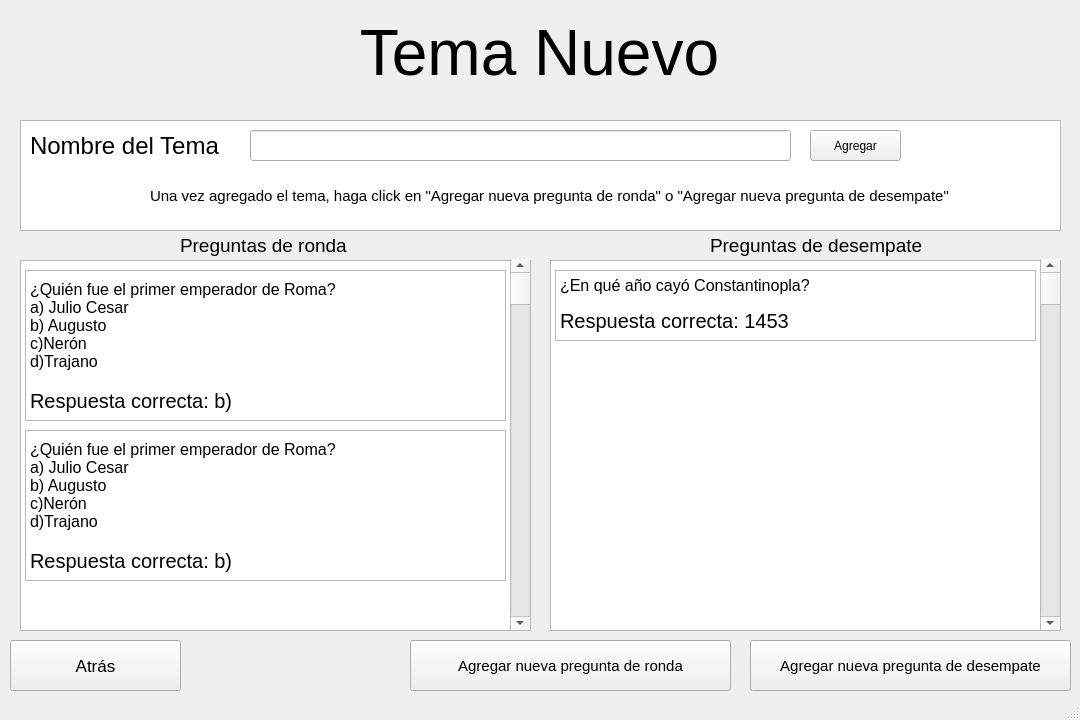
<?xml version="1.0" encoding="UTF-8"?>
<ui version="4.0">
 <class>MainWindow</class>
 <widget class="QMainWindow" name="MainWindow">
  <property name="geometry">
   <rect>
    <x>0</x>
    <y>0</y>
    <width>1080</width>
    <height>720</height>
   </rect>
  </property>
  <property name="windowTitle">
   <string>MainWindow</string>
  </property>
  <widget class="QWidget" name="centralwidget">
   <widget class="QPushButton" name="pushButton_2">
    <property name="geometry">
     <rect>
      <x>10</x>
      <y>640</y>
      <width>171</width>
      <height>51</height>
     </rect>
    </property>
    <property name="font">
     <font>
      <pointsize>13</pointsize>
     </font>
    </property>
    <property name="text">
     <string>Atrás</string>
    </property>
   </widget>
   <widget class="QWidget" name="verticalLayoutWidget_3">
    <property name="geometry">
     <rect>
      <x>9</x>
      <y>9</y>
      <width>1061</width>
      <height>91</height>
     </rect>
    </property>
    <layout class="QVBoxLayout" name="verticalLayout_3">
     <item>
      <widget class="QLabel" name="label">
       <property name="font">
        <font>
         <pointsize>9</pointsize>
        </font>
       </property>
       <property name="text">
        <string>&lt;html&gt;&lt;head/&gt;&lt;body&gt;&lt;p align=&quot;center&quot;&gt;&lt;span style=&quot; font-size:48pt;&quot;&gt;Tema Nuevo&lt;/span&gt;&lt;/p&gt;&lt;/body&gt;&lt;/html&gt;</string>
       </property>
      </widget>
     </item>
    </layout>
   </widget>
   <widget class="QListView" name="listView">
    <property name="geometry">
     <rect>
      <x>20</x>
      <y>260</y>
      <width>511</width>
      <height>371</height>
     </rect>
    </property>
   </widget>
   <widget class="QListView" name="listView_2">
    <property name="geometry">
     <rect>
      <x>20</x>
      <y>120</y>
      <width>1041</width>
      <height>111</height>
     </rect>
    </property>
   </widget>
   <widget class="QPushButton" name="pushButton_12">
    <property name="geometry">
     <rect>
      <x>410</x>
      <y>640</y>
      <width>321</width>
      <height>51</height>
     </rect>
    </property>
    <property name="font">
     <font>
      <pointsize>11</pointsize>
     </font>
    </property>
    <property name="text">
     <string>Agregar nueva pregunta de ronda</string>
    </property>
   </widget>
   <widget class="QLabel" name="label_2">
    <property name="geometry">
     <rect>
      <x>30</x>
      <y>120</y>
      <width>381</width>
      <height>51</height>
     </rect>
    </property>
    <property name="font">
     <font>
      <pointsize>18</pointsize>
     </font>
    </property>
    <property name="text">
     <string>Nombre del Tema</string>
    </property>
   </widget>
   <widget class="QLineEdit" name="lineEdit">
    <property name="geometry">
     <rect>
      <x>250</x>
      <y>130</y>
      <width>541</width>
      <height>31</height>
     </rect>
    </property>
   </widget>
   <widget class="QPushButton" name="pushButton_4">
    <property name="geometry">
     <rect>
      <x>810</x>
      <y>130</y>
      <width>91</width>
      <height>31</height>
     </rect>
    </property>
    <property name="text">
     <string>Agregar</string>
    </property>
   </widget>
   <widget class="QLabel" name="label_4">
    <property name="geometry">
     <rect>
      <x>150</x>
      <y>180</y>
      <width>801</width>
      <height>31</height>
     </rect>
    </property>
    <property name="font">
     <font>
      <pointsize>11</pointsize>
     </font>
    </property>
    <property name="text">
     <string>Una vez agregado el tema, haga click en &quot;Agregar nueva pregunta de ronda&quot; o &quot;Agregar nueva pregunta de desempate&quot;</string>
    </property>
   </widget>
   <widget class="QPushButton" name="pushButton_13">
    <property name="geometry">
     <rect>
      <x>750</x>
      <y>640</y>
      <width>321</width>
      <height>51</height>
     </rect>
    </property>
    <property name="font">
     <font>
      <pointsize>11</pointsize>
     </font>
    </property>
    <property name="text">
     <string>Agregar nueva pregunta de desempate</string>
    </property>
   </widget>
   <widget class="QScrollBar" name="verticalScrollBar">
    <property name="geometry">
     <rect>
      <x>510</x>
      <y>259</y>
      <width>20</width>
      <height>371</height>
     </rect>
    </property>
    <property name="orientation">
     <enum>Qt::Orientation::Vertical</enum>
    </property>
   </widget>
   <widget class="QLabel" name="label_3">
    <property name="geometry">
     <rect>
      <x>180</x>
      <y>230</y>
      <width>171</width>
      <height>31</height>
     </rect>
    </property>
    <property name="font">
     <font>
      <pointsize>14</pointsize>
     </font>
    </property>
    <property name="text">
     <string>Preguntas de ronda</string>
    </property>
   </widget>
   <widget class="QScrollBar" name="verticalScrollBar_2">
    <property name="geometry">
     <rect>
      <x>1040</x>
      <y>259</y>
      <width>20</width>
      <height>371</height>
     </rect>
    </property>
    <property name="orientation">
     <enum>Qt::Orientation::Vertical</enum>
    </property>
   </widget>
   <widget class="QListView" name="listView_3">
    <property name="geometry">
     <rect>
      <x>550</x>
      <y>260</y>
      <width>511</width>
      <height>371</height>
     </rect>
    </property>
   </widget>
   <widget class="QLabel" name="label_5">
    <property name="geometry">
     <rect>
      <x>710</x>
      <y>230</y>
      <width>211</width>
      <height>31</height>
     </rect>
    </property>
    <property name="font">
     <font>
      <pointsize>14</pointsize>
     </font>
    </property>
    <property name="text">
     <string>Preguntas de desempate</string>
    </property>
   </widget>
   <widget class="QListView" name="listView_4">
    <property name="geometry">
     <rect>
      <x>25</x>
      <y>270</y>
      <width>481</width>
      <height>151</height>
     </rect>
    </property>
   </widget>
   <widget class="QLabel" name="label_6">
    <property name="geometry">
     <rect>
      <x>30</x>
      <y>270</y>
      <width>471</width>
      <height>111</height>
     </rect>
    </property>
    <property name="font">
     <font>
      <pointsize>12</pointsize>
     </font>
    </property>
    <property name="text">
     <string>¿Quién fue el primer emperador de Roma?
a) Julio Cesar
b) Augusto
c)Nerón
d)Trajano</string>
    </property>
   </widget>
   <widget class="QLabel" name="label_7">
    <property name="geometry">
     <rect>
      <x>30</x>
      <y>380</y>
      <width>201</width>
      <height>41</height>
     </rect>
    </property>
    <property name="font">
     <font>
      <pointsize>15</pointsize>
     </font>
    </property>
    <property name="text">
     <string>Respuesta correcta: b)</string>
    </property>
   </widget>
   <widget class="QListView" name="listView_5">
    <property name="geometry">
     <rect>
      <x>25</x>
      <y>430</y>
      <width>481</width>
      <height>151</height>
     </rect>
    </property>
   </widget>
   <widget class="QLabel" name="label_8">
    <property name="geometry">
     <rect>
      <x>30</x>
      <y>540</y>
      <width>201</width>
      <height>41</height>
     </rect>
    </property>
    <property name="font">
     <font>
      <pointsize>15</pointsize>
     </font>
    </property>
    <property name="text">
     <string>Respuesta correcta: b)</string>
    </property>
   </widget>
   <widget class="QLabel" name="label_9">
    <property name="geometry">
     <rect>
      <x>30</x>
      <y>430</y>
      <width>471</width>
      <height>111</height>
     </rect>
    </property>
    <property name="font">
     <font>
      <pointsize>12</pointsize>
     </font>
    </property>
    <property name="text">
     <string>¿Quién fue el primer emperador de Roma?
a) Julio Cesar
b) Augusto
c)Nerón
d)Trajano</string>
    </property>
   </widget>
   <widget class="QListView" name="listView_6">
    <property name="geometry">
     <rect>
      <x>555</x>
      <y>270</y>
      <width>481</width>
      <height>71</height>
     </rect>
    </property>
   </widget>
   <widget class="QLabel" name="label_10">
    <property name="geometry">
     <rect>
      <x>560</x>
      <y>300</y>
      <width>231</width>
      <height>41</height>
     </rect>
    </property>
    <property name="font">
     <font>
      <pointsize>15</pointsize>
     </font>
    </property>
    <property name="text">
     <string>Respuesta correcta: 1453</string>
    </property>
   </widget>
   <widget class="QLabel" name="label_11">
    <property name="geometry">
     <rect>
      <x>560</x>
      <y>270</y>
      <width>471</width>
      <height>31</height>
     </rect>
    </property>
    <property name="font">
     <font>
      <pointsize>12</pointsize>
     </font>
    </property>
    <property name="text">
     <string>¿En qué año cayó Constantinopla?</string>
    </property>
   </widget>
   <zorder>listView_3</zorder>
   <zorder>listView</zorder>
   <zorder>pushButton_2</zorder>
   <zorder>verticalLayoutWidget_3</zorder>
   <zorder>listView_2</zorder>
   <zorder>pushButton_12</zorder>
   <zorder>label_2</zorder>
   <zorder>lineEdit</zorder>
   <zorder>pushButton_4</zorder>
   <zorder>label_4</zorder>
   <zorder>pushButton_13</zorder>
   <zorder>verticalScrollBar</zorder>
   <zorder>label_3</zorder>
   <zorder>verticalScrollBar_2</zorder>
   <zorder>label_5</zorder>
   <zorder>listView_4</zorder>
   <zorder>label_6</zorder>
   <zorder>label_7</zorder>
   <zorder>listView_5</zorder>
   <zorder>label_8</zorder>
   <zorder>label_9</zorder>
   <zorder>listView_6</zorder>
   <zorder>label_10</zorder>
   <zorder>label_11</zorder>
  </widget>
  <widget class="QStatusBar" name="statusbar"/>
 </widget>
 <resources/>
 <connections/>
</ui>
